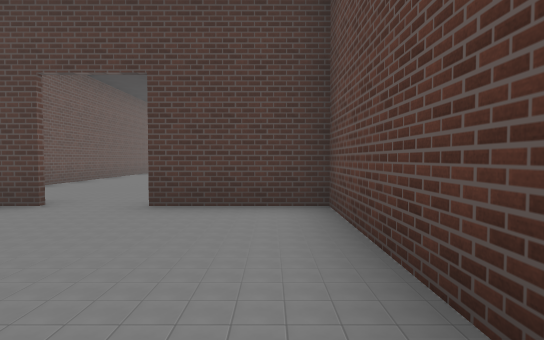
[1] (above)

18 first-person views from a walk through a Unity game level. The camera is 1.2 m above the floor, tilts 2° down and sees 80° across. The floor is counted in squares, 2 m on a side. Each view is taken from the middle of a square. On the plan, view 1 faces up. The plan holds only what a view shows up to about 10 squares ahead; the rest is blank. The place goes on beyond the plan. The player character is not drawn. Some animated figures are not drawn. Door leaves are left out, so doorways stand open. Some surface patterns are stand-ins.

[2]
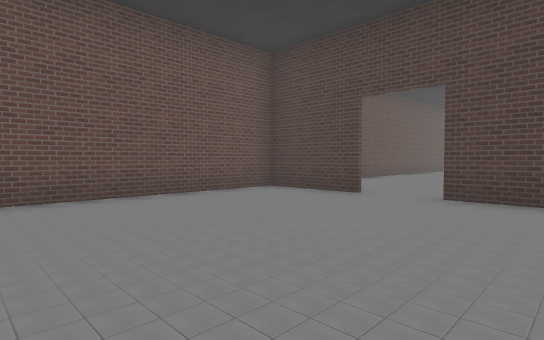

[3]
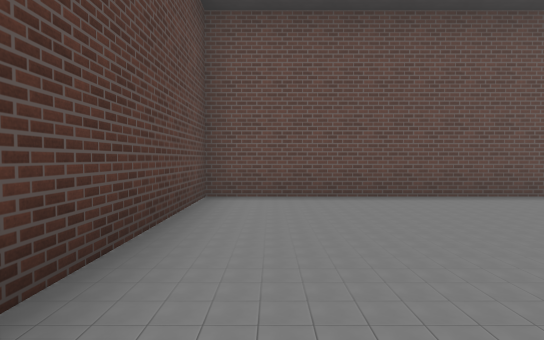

[4]
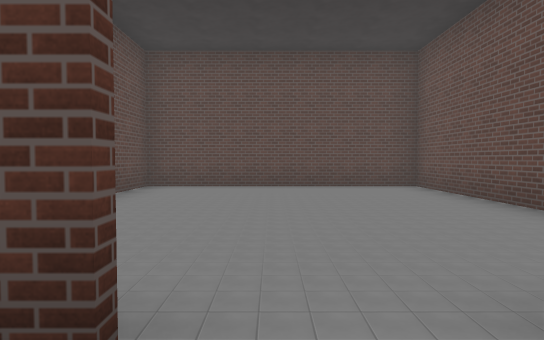

[5]
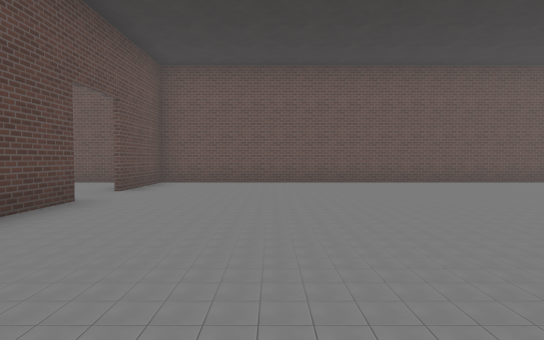

[6]
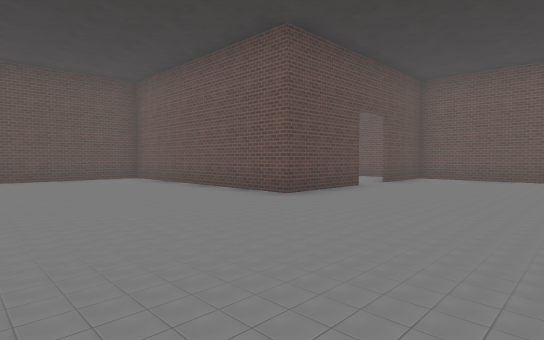

[7]
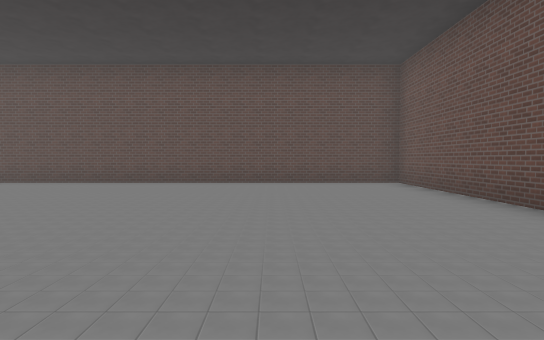

[8]
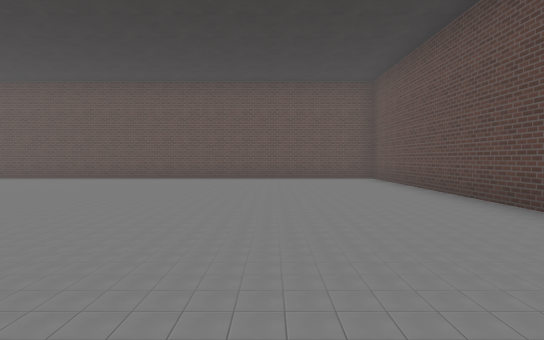

[9]
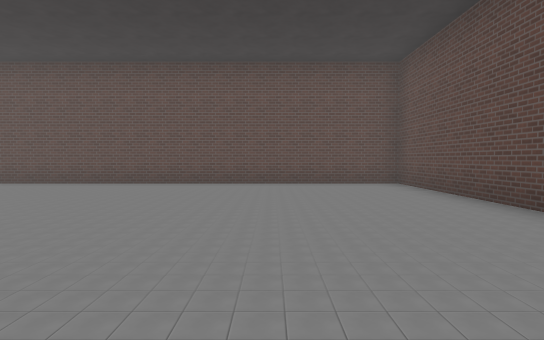

[10]
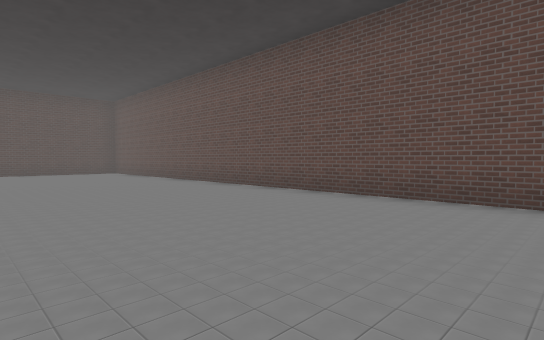

[11]
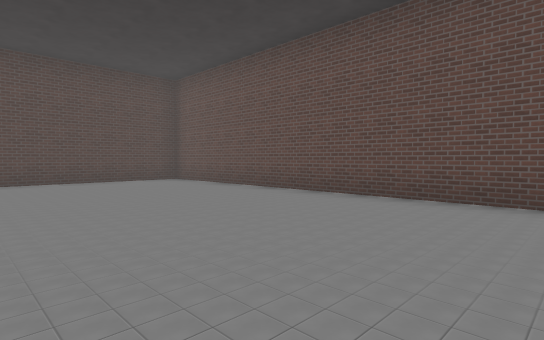

[12]
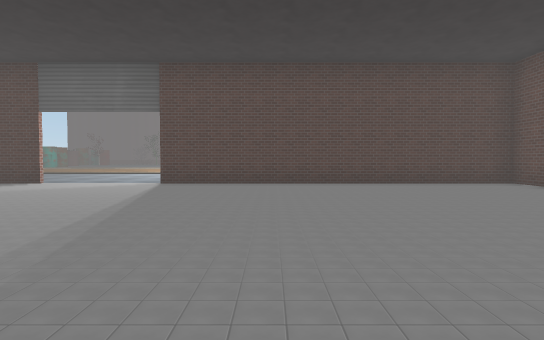

[13]
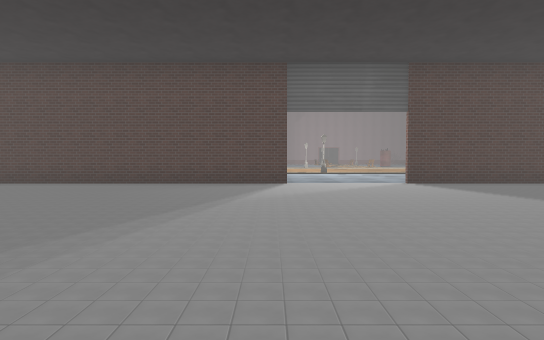

[14]
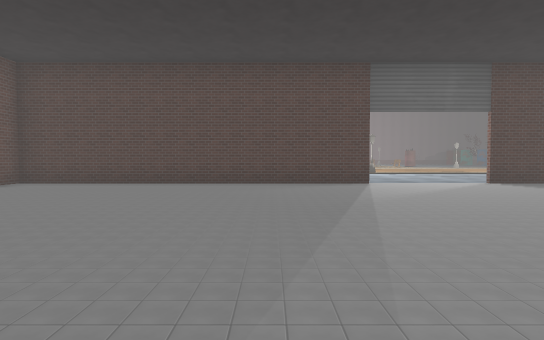

[15]
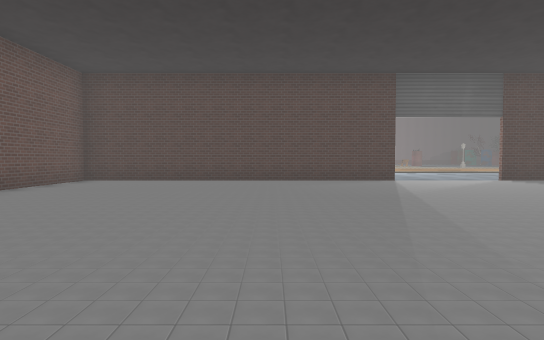

[16]
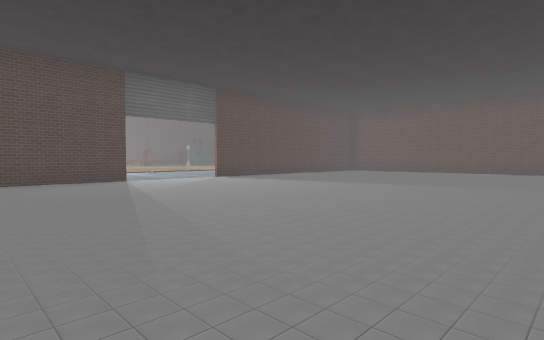

[17]
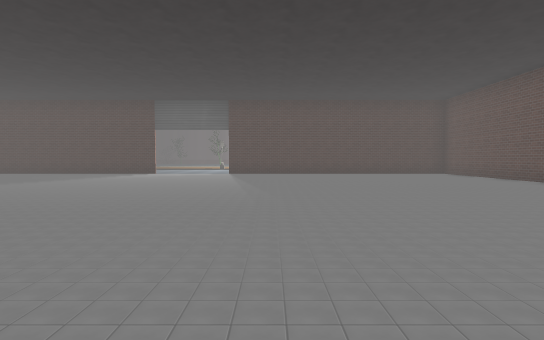

[18]
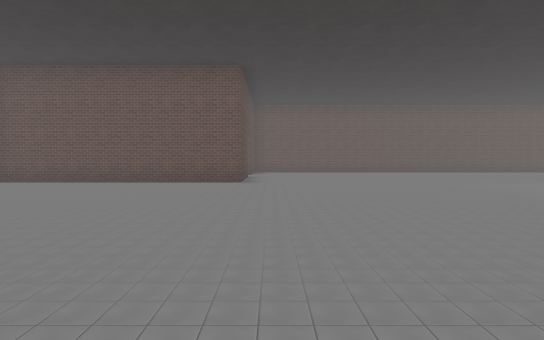

### Floor plan
Points are (right, up) in squares from view 1. A wall is a line through its corners. A room is listed if a view was taken in it or the views show most of it. See-through windows are left out.
Room 1 (views 1, 2, 3)
walls: (-2.9, 4.1) (-5.1, 4.1); (0.7, -2.1) (0.7, 4.1) (-1.6, 4.1); (-5.1, 3.9) (-5.1, -2.1) (1.1, -2.1)
ways out: open door at (-2.5, 4) to room 2
Room 2 (views 4, 5, 6, 7, 8, 9, 10, 11, 12, 13, 14, 15, 16, 17, 18)
walls: (-1.6, 4.2) (0.8, 4.2) (0.8, -2.1); (3.4, 17.9) (-5.1, 17.9) (-5.1, 3.9); (1.1, -2.1) (14.8, -2.1) (14.8, 17.9) (6.2, 17.9); (-5.2, 4.2) (-2.9, 4.2)
ways out: open door at (-2.5, 4) to room 1; opening at (5, 19)

Where each view was taken, in squares from view 1:
view 1: 0 up, 0 right, facing up
view 2: 1 down, 0 right, facing up-left
view 3: 1 down, 0 right, facing left
view 4: 5 up, 2 left, facing down
view 5: 7 up, 3 right, facing left
view 6: 8 up, 5 right, facing down-left
view 7: 6 up, 4 right, facing down
view 8: 1 up, 5 right, facing right
view 9: 1 up, 7 right, facing right
view 10: 4 up, 10 right, facing up-right
view 11: 9 up, 10 right, facing up-right
view 12: 10 up, 9 right, facing up
view 13: 10 up, 3 right, facing up
view 14: 10 up, 1 right, facing up
view 15: 9 up, 0 right, facing up
view 16: 9 up, 0 right, facing up-right
view 17: 5 up, 8 right, facing up
view 18: 5 up, 9 right, facing left
